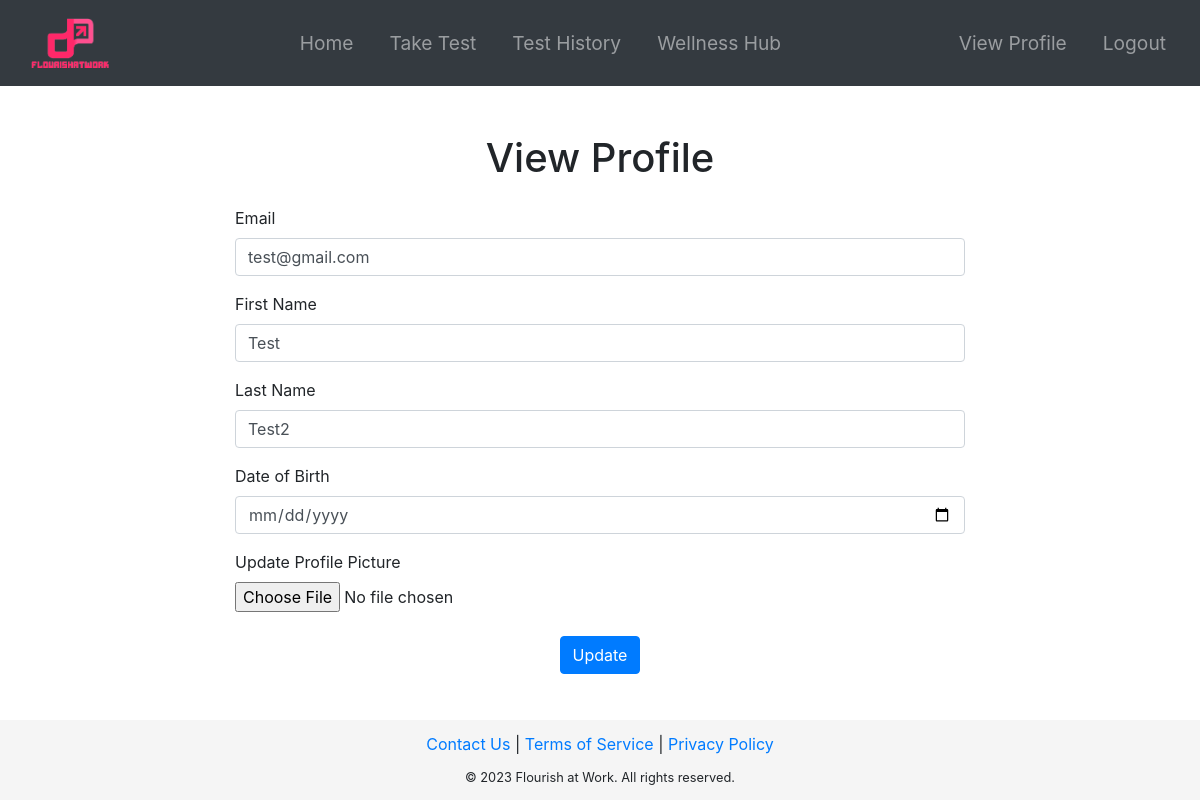
Before: /view_profile (signed in) with the older database file.
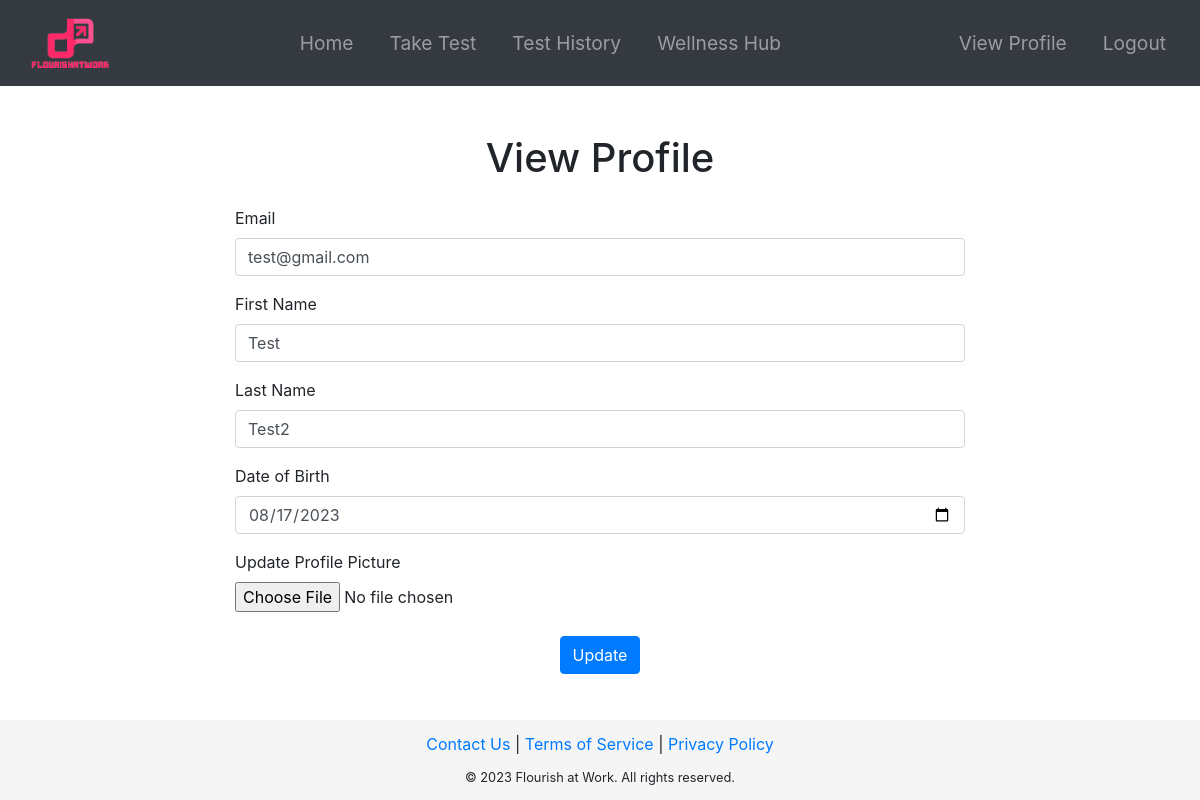
After: the same page with the newer database file.
### app/models.py (models this page shows, shortened)
class User(UserMixin, db.Model):
    id = db.Column(db.Integer, primary_key=True)
    email = db.Column(db.String(120), index=True, unique=True)
    password_hash = db.Column(db.String(128))
    firstname = db.Column(db.String(64), nullable=False)
    lastname = db.Column(db.String(64), nullable=False)
    image = db.Column(db.String(128), nullable=True)
    date_of_birth = db.Column(db.String(64), nullable=True)  # changed from db.Date to db.String
    companyId = db.Column(db.Integer, db.ForeignKey('company.id'))
    manager_id = db.Column(db.Integer, db.ForeignKey('user.id'))
    results = db.relationship('Results', backref='user', lazy='dynamic')
    subordinates = db.relationship('User', backref=db.backref('manager', remote_side=[id]), lazy='dynamic')
    first_login = db.Column(db.Boolean, default=True)

### app/routes.py (the view)
@main.route('/view_profile', methods=['GET', 'POST'])
@login_required
def view_profile():
    form = EditProfileForm(obj=current_user)
    if form.validate_on_submit():
        if 'image' in request.files and request.files['image'].filename != '':
            picture_file = save_picture(form.image.data, current_user.email, current_user.id)
            current_user.image = picture_file
        current_user.email = form.email.data
        current_user.firstname = form.firstname.data
        current_user.lastname = form.lastname.data
        current_user.date_of_birth = form.date_of_birth.data
        db.session.commit()
        flash('Your changes have been saved.')
        return redirect(url_for('main.view_profile'))
    elif request.method == 'GET':
        form.email.data = current_user.email
        form.firstname.data = current_user.firstname
        form.lastname.data = current_user.lastname
        form.date_of_birth.data = current_user.date_of_birth
    image = url_for('static', filename='profile_pics/' + current_user.image) if current_user.image else url_for('static', filename='images/profile.jpg')
    return render_template('view_profile.html', title='View Profile', image_file=image, form=form)

### app/forms.py
class EditProfileForm(FlaskForm):
    email = StringField('Email', validators=[DataRequired(), Email()])
    firstname = StringField('First Name')
    lastname = StringField('Last Name')
    date_of_birth = DateField('Date of Birth', format='%Y-%m-%d')
    image = FileField('Update Profile Picture', validators=[FileAllowed(['jpg', 'png'])])
    submit = SubmitField('Update')

### app/models.py (called while the page is built)
@login_manager.user_loader
def load_user(id):
    return User.query.get(int(id))

### app/routes.py (called while the page is built)
@main.before_request
def before_request():
    if current_user.is_authenticated and current_user.manager_id is None and request.endpoint not in ['main.select_manager', 'main.logout']:
        return redirect(url_for('main.select_manager'))

### app/templates/view_profile.html (shortened to what this page needs)
{% extends "base.html" %}
{% block content %}
<div class="container mt-5">
    <div class="row">
        <div class="col-lg-8 offset-lg-2">
            <h1 class="mb-4 text-center">View Profile</h1>
            <form method="POST" enctype="multipart/form-data">
                <div class="form-group">
                    {{ form.email.label(class="form-label") }}
                    {{ form.email(class="form-control", value=current_user.email) }}
                </div>
                <div class="form-group">
                    {{ form.firstname.label(class="form-label") }}
                    {{ form.firstname(class="form-control", value=current_user.firstname) }}
                </div>
                <div class="form-group">
                    {{ form.lastname.label(class="form-label") }}
                    {{ form.lastname(class="form-control", value=current_user.lastname) }}
                </div>
                <div class="form-group">
                    {{ form.date_of_birth.label(class="form-label") }}
                    {% if current_user.date_of_birth %}
                        {{ form.date_of_birth(class="form-control", value=current_user.date_of_birth.split(" ")[0]) }}
                    {% else %}
                        {{ form.date_of_birth(class="form-control", placeholder="Select your birthdate") }}
                    {% endif %}
                </div>
                <div class="form-group">
                    {{ form.image.label(class="form-label") }}
                    {{ form.image(class="form-control-file") }}
                </div>
                <div class="form-group text-center">
                    {{ form.submit(class="btn btn-primary mt-2") }}
                </div>
            </form>
        </div>
    </div>
</div>
{% endblock %}

### app/templates/base.html (shortened to what this page needs)
<!doctype html>
<html lang="en">
    <head>
        <link href="https://stackpath.bootstrapcdn.com/bootstrap/4.5.2/css/bootstrap.min.css" rel="stylesheet">
    </head>
    <body>
        <nav class="navbar navbar-expand-lg navbar-dark">
            {% if current_user.is_authenticated %}
                <a class="navbar-brand" href="{{ url_for('main.dashboard') }}">
                    <img src="/static/images/logo-n2.png" alt="Company Logo" height="50">
                </a>
            {% else %}
                <a class="navbar-brand" href="{{ url_for('main.index') }}">
                    <img src="/static/images/logo-n2.png" alt="Company Logo" height="50">
                </a>
            {% endif %}
            <div class="collapse navbar-collapse" id="navbarNav">
                {% if current_user.is_authenticated %}
                    <ul class="navbar-nav ml-auto" style="text-align: center;">
                        <li class="nav-item">
                            <a class="nav-link" href="{{ url_for('main.dashboard') }}">Home</a>
                        </li>
                        <li class="nav-item">
                            <a class="nav-link" href="{{ url_for('main.test') }}">Take Test</a>
                        </li>
                        <li class="nav-item">
                            <a class="nav-link" href="{{ url_for('main.test_history') }}">Test History</a>
                        </li>
                        <li class="nav-item">
                            <a class="nav-link" href="{{ url_for('main.resources') }}">Wellness Hub</a>
                        </li>
                    </ul>
                    <ul class="navbar-nav ml-auto" style="text-align: center;">
                        <li class="nav-item">
                            <a class="nav-link" href="{{ url_for('main.view_profile') }}">View Profile</a>
                        </li>
                        <li class="nav-item">
                            <a class="nav-link" href="{{ url_for('main.logout') }}">Logout</a>
                        </li>
                    </ul>
                {% endif %}
            </div>
        </nav>
        <div class="content-wrap">
            {% block content %}
            {% endblock %}
        </div>
        {% include "footer.html" %}
    </body>
</html>

### app/templates/footer.html
<div class="footer py-4 d-flex flex-column justify-content-center align-items-center">
    <div class="text-center mb-2">
        <a href="{{ url_for('main.contactus') }}">Contact Us</a> |
        <a href="{{ url_for('main.tos') }}">Terms of Service</a> |
        <a href="{{ url_for('main.privacy_policy') }}">Privacy Policy</a>
    </div>
    <div class="text-center">
        <small>&copy; 2023 Flourish at Work. All rights reserved.</small>
    </div>
</div>

### app/templates/base.html (style rules this page uses)
html, body { height: 100%; margin: 0; }
body { display: flex; flex-direction: column; height: 100%; margin: 0; overflow-y: scroll; }
.content-wrap { flex: 1 0 auto; }
.footer { height: 80px; background-color: #f5f5f5; }
.navbar { background-color: #343a40; }
.navbar-brand { font-size: 1.75rem; padding: 10px 15px; }
.navbar-nav .nav-link { color: white; font-size: 1.2rem; margin: 10px 10px; }

Changed rows visible on the page:
changed User "test@gmail.com": date_of_birth (not shown) → "08/17/2023"
